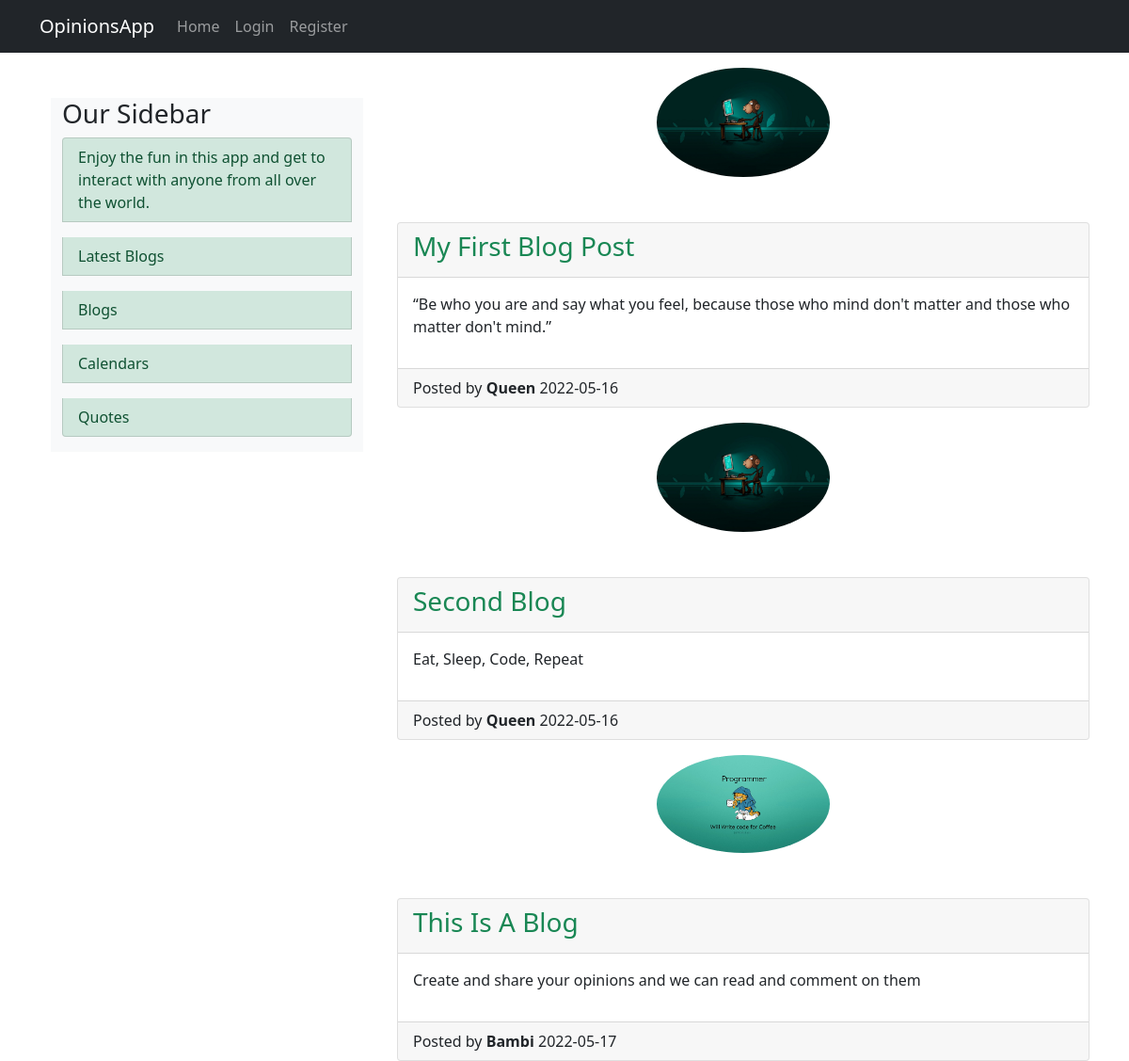
The page /home on the database its author committed.
### MyOpinionsApp/models.py (models this page shows, shortened)
class Post(db.Model):
    __tablename__ = 'post'
    id = db.Column(db.Integer, primary_key = True)
    title = db.Column(db.String(100), nullable = False)
    date_posted =  db.Column(db.DateTime, nullable = False, default = datetime.utcnow)
    content = db.Column(db.Text, nullable = False)
    user_id = db.Column(db.Integer, db.ForeignKey('user.id'), nullable = False)

class User(db.Model, UserMixin):
    __tablename__ = 'user'
    id = db.Column(db.Integer, primary_key = True)
    username = db.Column(db.String(20), unique = True, nullable = False)
    email = db.Column(db.String(120), unique = True, nullable = False)
    image_path = db.Column(db.String(20), nullable = False, default='default.jpg')
    password = db.Column(db.String(50), nullable = False)
    posts = db.relationship('Post', backref = 'author', lazy = True)

### MyOpinionsApp/routes.py (the view)
@app.route("/")
@app.route("/home")
def home():
    posts = Post.query.all()
    return render_template('home.html', posts = posts)

### MyOpinionsApp/templates/home.html
{% extends "base.html" %}
{% block content %}
    {% for post in posts %}
    <div class="mt-3">
        <img class="mx-auto d-block w-25  rounded-circle" src="{{ url_for('static', filename = 'images/' + post.author.image_path) }}">
        <div class="card mt-5">
            <div class="card-header">
                <h3><a class="text-success text-decoration-none" href="{{ url_for('post', post_id = post.id) }}">{{ post.title }}</a></h3>
            </div>
            <div class="card-body">
                <p>{{ post.content }}</p>
            </div>
            <div class="card-footer">
                <span>Posted by <strong>{{ post.author.username }}</strong> </span> <span>{{ post.date_posted.strftime('%Y-%m-%d') }}</span>
            </div>
        </div>
    </div>
    {% endfor %}
{% endblock%}

### MyOpinionsApp/templates/base.html (shortened to what this page needs)
<!DOCTYPE html>
<html lang="en">
<head>
    <link href="https://cdn.jsdelivr.net/npm/bootstrap@5.0.2/dist/css/bootstrap.min.css" rel="stylesheet">
    <link rel="stylesheet" href="{{url_for('static',filename='css/styles.css')}}">
</head>
<body>
    {% block navbar %}
        {% include 'navbar.html' %}
    {% endblock %}
    <div class="container">
        <div class="row">
            <div class="col-md-4">
                {% block main %}
                {% include 'main.html' %}
                {% endblock %}
            </div>
            <div class="col-md-8">
                {% block content %}
                {% endblock %}
            </div>
        </div>
    </div>
</body>
</html>

### MyOpinionsApp/templates/navbar.html (shortened to what this page needs)
<header class="site-header">
    <nav class="navbar navbar-expand-md navbar-dark bg-dark">
      <div class="container">
        <a class="navbar-brand mr-4" href="/">OpinionsApp</a>
        <div class="collapse navbar-collapse" id="navbarToggle">
          <div class="navbar-nav mr-auto">
            <a class="nav-item nav-link" href="{{ url_for('home') }}">Home</a>
          </div>
          <div class="navbar-nav">
            {% if current_user.is_authenticated %}
              <a class="nav-item nav-link" href="{{ url_for('new_post') }}">New Post</a>
              <a class="nav-item nav-link" href="{{ url_for('account') }}">Account</a>
              <a class="nav-item nav-link" href="{{ url_for('logout') }}">Logout</a>
            {% else %}
              <a class="nav-item nav-link" href="{{ url_for('login') }}">Login</a>
              <a class="nav-item nav-link" href="{{ url_for('register') }}">Register</a>
            {% endif %}
          </div>
        </div>
      </div>
    </nav>
  </header>

### MyOpinionsApp/templates/main.html (shortened to what this page needs)
<main role="main" class="container mt-5">
    <div class="row">
        <div class="content-section bg-light pb-3">
          <h3>Our Sidebar</h3>
            <ul class="list-group">
              <li class="list-group-item list-group-item-success">Enjoy the fun in this app and get to interact with anyone from all over the world.</li>
              <li class="list-group-item mt-3 list-group-item-success">Latest Blogs</li>
              <li class="list-group-item mt-3 list-group-item-success">Blogs</li>
              <li class="list-group-item mt-3 list-group-item-success">Calendars</li>
              <li class="list-group-item mt-3 list-group-item-success">Quotes</li>
            </ul>
        </div>
    </div>
  </main>

### rows shown on the page
Post: image_path (picture), title "My First Blog Post", content "“Be who you are and say what you feel, because those who mind don't matter and those who matter don't mind.”", author.username "Queen", date_posted "2022-05-16"
Post: image_path (picture), title "Second Blog", content "Eat, Sleep, Code, Repeat", author.username "Queen", date_posted "2022-05-16"
Post: image_path (picture), title "This Is A Blog", content "Create and share your opinions and we can read and comment on them", author.username "Bambi", date_posted "2022-05-17"
